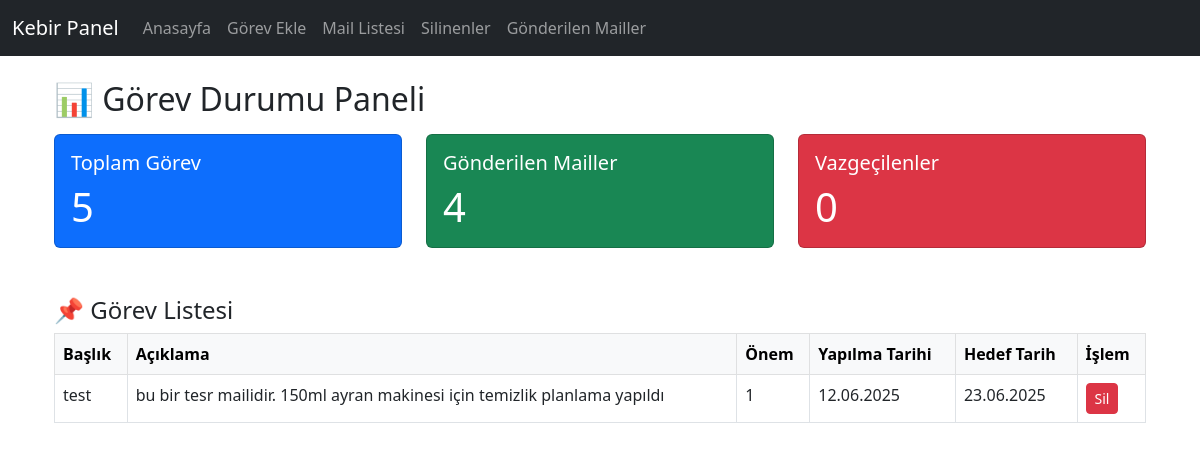
The page / on the database its author committed.
### models.py (models this page shows)
class Gorev(db.Model):
    id = db.Column(db.Integer, primary_key=True)
    baslik = db.Column(db.String(255), nullable=False)
    aciklama = db.Column(db.Text, nullable=True)
    onem = db.Column(db.Integer, nullable=False)
    yapilma_tarihi = db.Column(db.Date, nullable=False)
    hedef_tarih = db.Column(db.Date, nullable=False)
    hatirlatma_gunleri = db.Column(db.String(255), nullable=False)  # JSON string: "[1,2,7,30]"
    mailler = db.Column(db.String(1000), nullable=False)  # JSON string: "[\"a@a.com\",\"b@b.com\"]"
    durum = db.Column(db.String(50), default="aktif")  # aktif, silindi, gönderildi, vazgecildi
    olusturma_tarihi = db.Column(db.DateTime, default=datetime.utcnow)

### routes.py (the view)
@app.route('/')
def index():
    gorevler = Gorev.query.filter(Gorev.durum != 'silindi').all()
    toplam = Gorev.query.count()
    gonderilen = MailLog.query.count()
    vazgecilen = Gorev.query.filter(Gorev.durum == 'vazgecildi').count()
    return render_template('dashboard.html', gorevler=gorevler, toplam=toplam,
                           gonderilen=gonderilen, vazgecilen=vazgecilen)

### templates/dashboard.html
{% extends 'layout.html' %}
{% block content %}
<div class="container mt-4">
  <h2>📊 Görev Durumu Paneli</h2>
  <div class="row mt-3">
    <div class="col-md-4">
      <div class="card bg-primary text-white">
        <div class="card-body">
          <h5 class="card-title">Toplam Görev</h5>
          <p class="card-text display-6">{{ toplam }}</p>
        </div>
      </div>
    </div>
    <div class="col-md-4">
      <div class="card bg-success text-white">
        <div class="card-body">
          <h5 class="card-title">Gönderilen Mailler</h5>
          <p class="card-text display-6">{{ gonderilen }}</p>
        </div>
      </div>
    </div>
    <div class="col-md-4">
      <div class="card bg-danger text-white">
        <div class="card-body">
          <h5 class="card-title">Vazgeçilenler</h5>
          <p class="card-text display-6">{{ vazgecilen }}</p>
        </div>
      </div>
    </div>
  </div>
  <div class="mt-5">
    <h4>📌 Görev Listesi</h4>
    <table class="table table-bordered">
      <thead class="table-light">
        <tr>
          <th>Başlık</th>
          <th>Açıklama</th>
          <th>Önem</th>
          <th>Yapılma Tarihi</th>
          <th>Hedef Tarih</th>
          <th>İşlem</th>
        </tr>
      </thead>
      <tbody>
        {% for gorev in gorevler %}
        <tr style="background-color: {% if gorev.onem == 1 %}#ffcccc{% elif gorev.onem == 2 %}#ffe0b3{% elif gorev.onem == 3 %}#ffffcc{% elif gorev.onem == 4 %}#e6ffcc{% else %}#cce5ff{% endif %};">
          <td>{{ gorev.baslik }}</td>
          <td>{{ gorev.aciklama }}</td>
          <td>{{ gorev.onem }}</td>
          <td>{{ gorev.yapilma_tarihi.strftime('%d.%m.%Y') }}</td>
          <td>{{ gorev.hedef_tarih.strftime('%d.%m.%Y') }}</td>
          <td><a href="{{ url_for('gorev_sil', id=gorev.id) }}" class="btn btn-sm btn-danger">Sil</a></td>
        </tr>
        {% endfor %}
      </tbody>
    </table>
  </div>
</div>
{% endblock %}

### rows shown on the page
Gorev: baslik "test", aciklama "bu bir tesr mailidir. 150ml ayran makinesi için temizlik planlama yapıldı", onem "1", yapilma_tarihi "12.06.2025", hedef_tarih "23.06.2025"

### other values the page prints
{{ toplam }} "5"
{{ gonderilen }} "4"
{{ vazgecilen }} "0"
